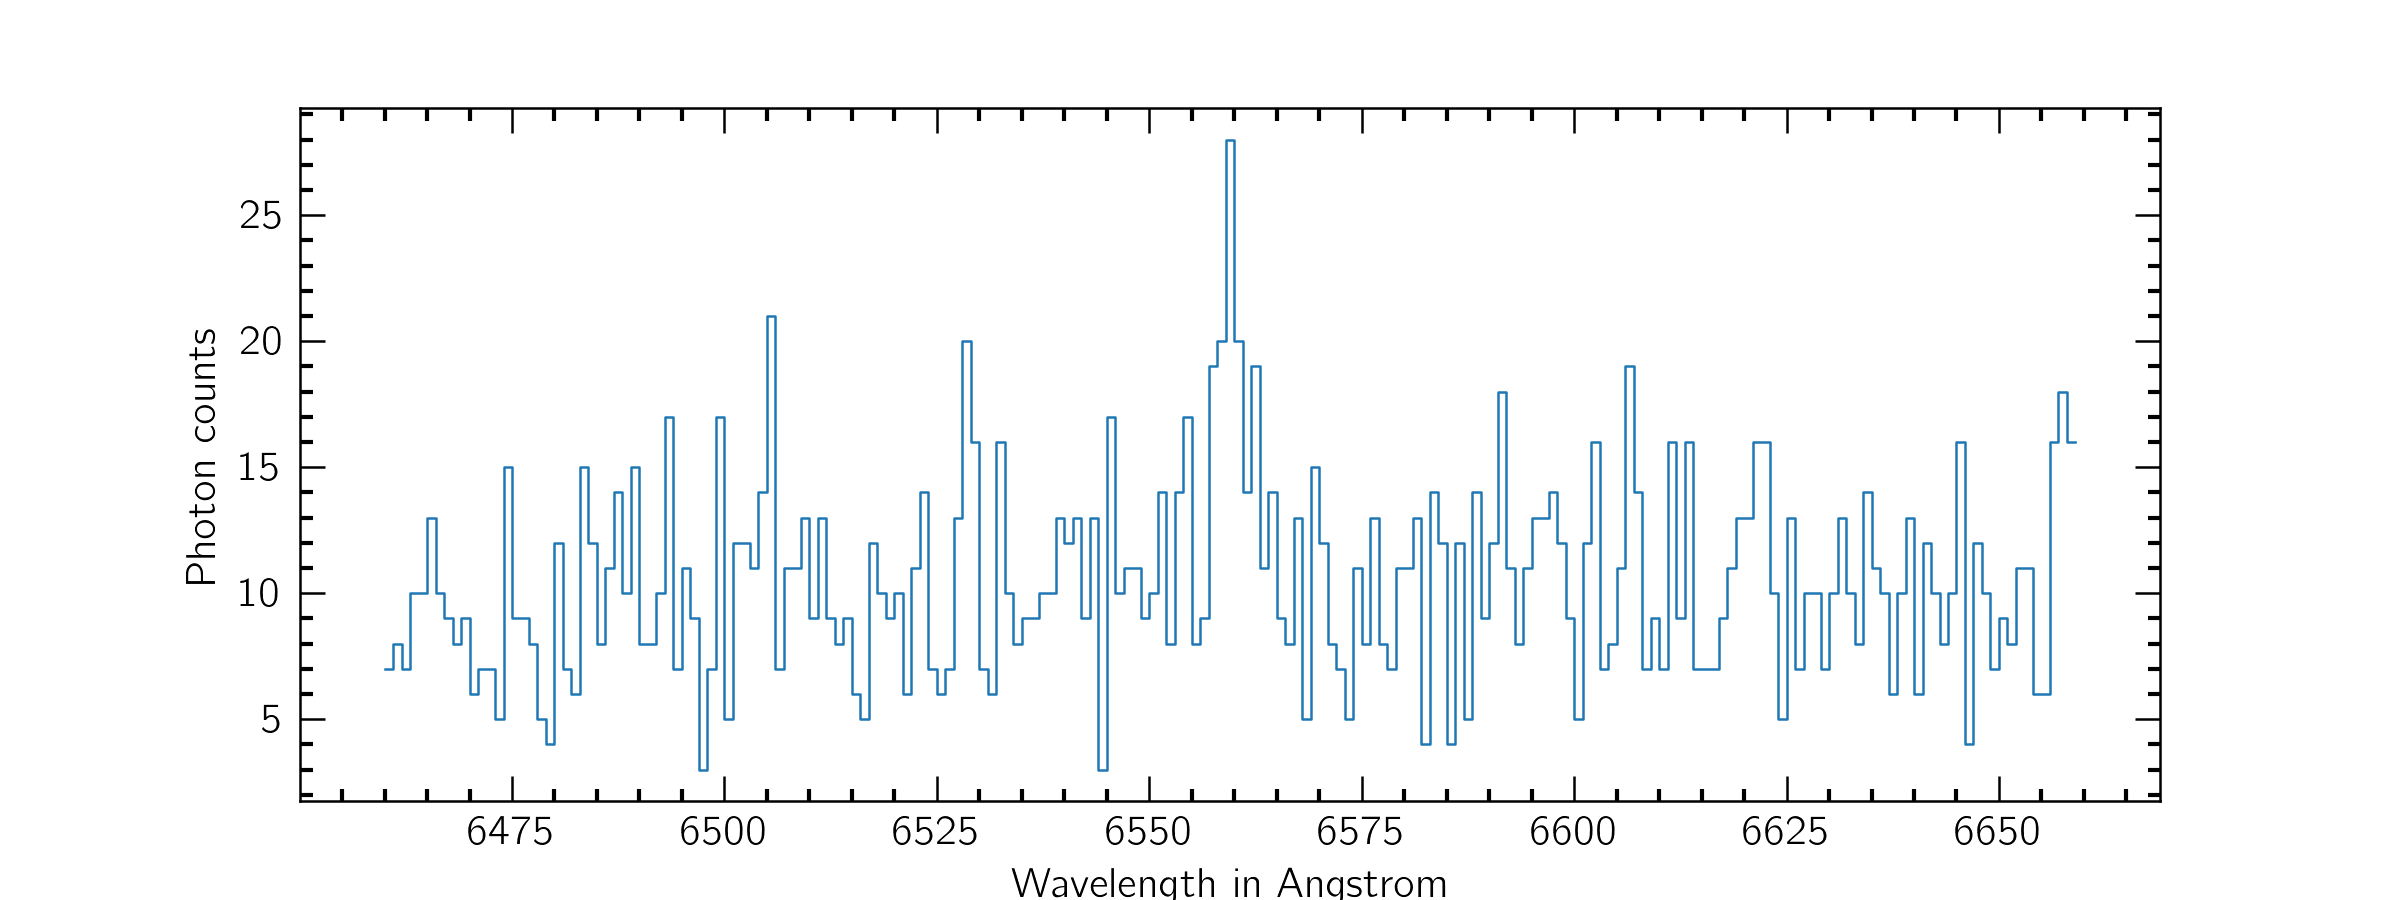

Source code (Python):
import numpy as np
import matplotlib.pyplot as plt
from math import factorial as fac

wavelength = np.arange(6560-100,6560+100,1.0)
background = 10
signal = 12
width = 2.0

exp_signal = background + signal*np.exp(-(wavelength-6560)**2/2/width**2)

data = np.zeros(exp_signal.shape)
for i in range(len(data)):
   data[i] = np.random.poisson(lam=exp_signal[i])
plt.figure(figsize=(8,3))
plt.step(wavelength,data)

plt.xlabel("Wavelength in Angstrom")
plt.ylabel("Photon counts")
plt.savefig("aurora.png")
plt.show()
plt.close()

# POSTERIOR
la = np.arange(0.1,30,0.1)
lb = np.arange(0.1,30,0.1)
log_post = np.zeros((len(la),len(lb)))

for i in range(len(la)):
   for j in range(len(lb)):
      l = lb[j] + la[i]*np.exp(-(wavelength-6560)**2/2/width**2)
      log_post[i,j] = np.sum(-l+data*np.log(l))

ext=[np.amin(lb),np.amax(lb),np.amin(la),np.amax(la)]
log_post-=np.amax(log_post)
I = np.unravel_index(np.argmax(log_post),log_post.shape)
print (I)
print (la[I[0]],lb[I[1]])
post = np.exp(log_post)

plt.imshow(post,origin="lower",aspect="auto",extent=ext)
plt.xlabel(r"$\lambda_b$")
plt.ylabel(r"$\lambda_a$")
plt.title(r"${\rm prob}(\lambda_a,\lambda_b|N_1,N_2..)$")
plt.colorbar()
plt.tight_layout()
plt.savefig("aurora_post.png")
plt.show()
plt.close()

# MARGINALIZATION

dlb = lb[1]-lb[0]
post_la = np.zeros(la.shape)
for i in range(len(la)):
   post_la[i] = dlb*np.sum(post[i,:])
dla = la[1]-la[0]
post_la/=dla*np.sum(post_la)

plt.plot(la,post_la)
plt.xlabel(r"$\lambda_a$")
plt.ylabel(r"${\rm prob}(\lambda_a|N_1,N_2...)$")
plt.title("Marginalized posterior",fontsize=12)
plt.tight_layout()
plt.savefig("aurora_posta.png")
plt.show()
plt.close()

# POINT ESTIMATES
mu = dla*np.sum(la*post_la)
sig = (dla*np.sum((la-mu)**2*post_la))**0.5
maxl = la[np.argmax(post_la)]
print (mu,sig,maxl)



